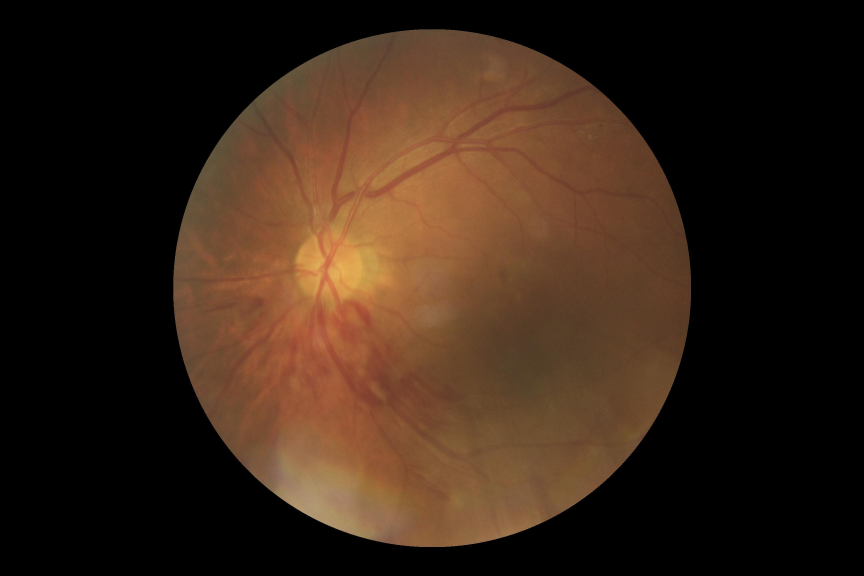
#> input picture backend/data/odir/ODIR-5K/ODIR-5K/Testing Images/1009_left.jpg, 2592 x 1728 px (shown at 1/3 size)
$ python -i oct_feature_extractor.py   (imports and definitions only)   (older library calls are emulated)
#> lines starting #> are read from the running program, lines starting #| are printed output that depends on the picture
"""
OCT Feature Extractor
Extracts 64 statistical features from grayscale OCT images:
- Gradient magnitude statistics
- Histogram distribution features
- Local Binary Pattern (LBP) features
- Texture variance features
- Statistical moments
"""
import numpy as np
import cv2
from skimage.feature import local_binary_pattern
from scipy import stats


def extract_gradient_features(image: np.ndarray) -> np.ndarray:
    """Extract gradient-based features (16 features)."""
    grad_x = cv2.Sobel(image, cv2.CV_64F, 1, 0, ksize=3)
    grad_y = cv2.Sobel(image, cv2.CV_64F, 0, 1, ksize=3)
    magnitude = np.sqrt(grad_x**2 + grad_y**2)

    features = []
    for region in np.array_split(magnitude, 4):
        features.extend([
            np.mean(region),
            np.std(region),
            np.max(region),
            float(np.percentile(region, 75)),
        ])
    return np.array(features, dtype=np.float32)


def extract_histogram_features(image: np.ndarray) -> np.ndarray:
    """Extract histogram distribution features (16 features)."""
    hist = cv2.calcHist([image], [0], None, [256], [0, 256]).flatten()
    hist = hist / (hist.sum() + 1e-7)

    features = []
    # Split histogram into 4 quartile bins
    quartiles = np.array_split(hist, 4)
    for q in quartiles:
        features.extend([
            np.sum(q),
            np.mean(q),
            np.std(q),
            float(np.argmax(q)),
        ])
    return np.array(features, dtype=np.float32)


def extract_lbp_features(image: np.ndarray) -> np.ndarray:
    """Extract Local Binary Pattern features (16 features)."""
    radius = 3
    n_points = 8 * radius
    lbp = local_binary_pattern(image, n_points, radius, method="uniform")

    # LBP histogram
    n_bins = n_points + 2
    hist, _ = np.histogram(lbp, bins=n_bins, range=(0, n_bins), density=True)

    # Pad or truncate to 16 features
    if len(hist) >= 16:
        features = hist[:16]
    else:
        features = np.pad(hist, (0, 16 - len(hist)), mode="constant")

    return features.astype(np.float32)


def extract_texture_variance_features(image: np.ndarray) -> np.ndarray:
    """Extract texture variance features using sliding windows (8 features)."""
    h, w = image.shape
    features = []

    # Split image into 2x4 grid and compute variance in each patch
    for row_patch in np.array_split(image, 2, axis=0):
        for col_patch in np.array_split(row_patch, 4, axis=1):
            features.append(np.var(col_patch))

    return np.array(features, dtype=np.float32)


def extract_statistical_moments(image: np.ndarray) -> np.ndarray:
    """Extract statistical moments (8 features)."""
    flat = image.flatten().astype(np.float64)

    features = [
        np.mean(flat),
        np.std(flat),
        float(stats.skew(flat)),
        float(stats.kurtosis(flat)),
        float(np.median(flat)),
        float(np.percentile(flat, 25)),
        float(np.percentile(flat, 75)),
        float(np.percentile(flat, 75) - np.percentile(flat, 25)),  # IQR
    ]

    return np.array(features, dtype=np.float32)


def extract_features(image: np.ndarray, target_size: tuple[int, int] = (224, 224)) -> np.ndarray:
    """
    Extract all 64 features from an OCT image.

    Args:
        image: Input image (grayscale or BGR).
        target_size: Resize dimensions.

    Returns:
        np.ndarray of shape (64,) with all features.
    """
    # Convert to grayscale if needed
    if len(image.shape) == 3:
        image = cv2.cvtColor(image, cv2.COLOR_BGR2GRAY)

    # Resize
    image = cv2.resize(image, target_size)

    # Extract all feature groups
    gradient = extract_gradient_features(image)      # 16
    histogram = extract_histogram_features(image)     # 16
    lbp = extract_lbp_features(image)                 # 16
    texture = extract_texture_variance_features(image) # 8
    moments = extract_statistical_moments(image)       # 8

    features = np.concatenate([gradient, histogram, lbp, texture, moments])
    assert features.shape == (64,), f"Expected 64 features, got {features.shape[0]}"

    return features

>>> import cv2
>>> picture = cv2.imread('../../data/odir/ODIR-5K/ODIR-5K/Testing Images/1009_left.jpg')
#> picture is the input picture: shape (1728, 2592, 3); mean B, G, R 22.7, 35.9, 54.5
>>> result = extract_features(picture)
#> in extract_features, `image = cv2.cvtColor(image, cv2.COLOR_BGR2GRAY)`:
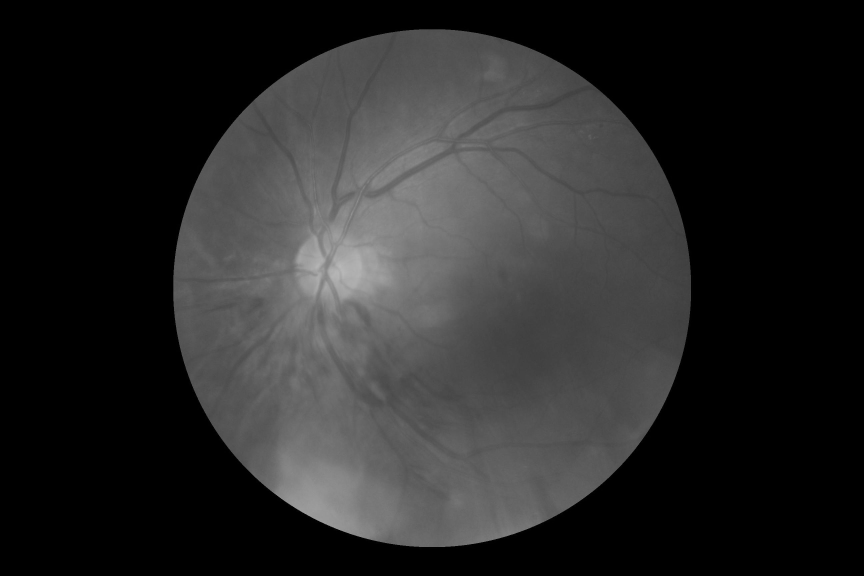
#> image: shape (1728, 2592) (shown at 1/3 size); min 0, max 186, mean 40
#> in extract_features, `image = cv2.resize(image, target_size)`:
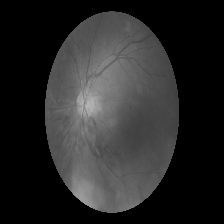
#> image: shape (224, 224); min 0, max 181, mean 39.9
#> in extract_gradient_features, `grad_x = cv2.Sobel(image, cv2.CV_64F, 1, 0, ksize=3)`:
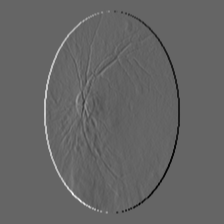
#> grad_x: shape (224, 224) float64; min -368, max 560, mean 0; drawn with min black and max white
#> in extract_gradient_features, `grad_y = cv2.Sobel(image, cv2.CV_64F, 0, 1, ksize=3)`:
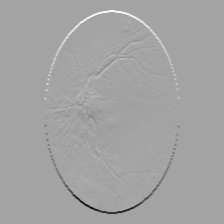
#> grad_y: shape (224, 224) float64; min -611, max 341, mean 0; drawn with min black and max white
#> in extract_gradient_features, `magnitude = np.sqrt(grad_x**2 + grad_y**2)`:
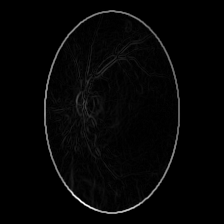
#> magnitude: shape (224, 224) float64; min 0, max 686.5, mean 14.6; drawn with min black and max white
#> the loop in extract_gradient_features, `for region in np.array_split(magnitude, 4):` made 4 passes
#> after the loop in extract_gradient_features, `for region in np.array_split(magnitude, 4):`: features = [11.62, 45.21, 379.1, 6, 16.84, 42.89, 403.9, 16.12, 14.86, 42.49, 388.6, 14.14, 15.16, 64.52, 686.5, 7.07]
#> in extract_features, `gradient = extract_gradient_features(image)`: gradient has the same summary as features in extract_gradient_features
#> in extract_histogram_features, `hist = cv2.calcHist([image], [0], None, [256], [0, 256]).flatten()`: hist = 256 values, max 28568 at index 0, min 0 at index 14, mean 196
#> in extract_histogram_features, `hist = hist / (hist.sum() + 1e-7)`: hist = 256 values, max 0.569 at index 0, min 0 at index 14, mean 0.00391
#> in extract_histogram_features, `quartiles = np.array_split(hist, 4)`: quartiles = 4 items
#> the loop in extract_histogram_features, `for q in quartiles:` made 4 passes
#> after the loop in extract_histogram_features, `for q in quartiles:`: features = [0.577, 0.00902, 0.0706, 0, 0.392, 0.00612, 0.00289, 19, 0.031, 0.000485, 0.000486, 2, 0, 0, 0, 0]
#> in extract_features, `histogram = extract_histogram_features(image)`: histogram has the same summary as features in extract_histogram_features
#> in extract_lbp_features, `lbp = local_binary_pattern(image, n_points, radius, method="uniform")`:
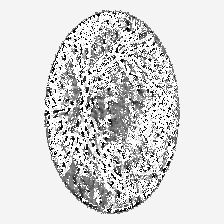
#> lbp: shape (224, 224) float64; min 0, max 25, mean 21.3; drawn with min black and max white
#> in extract_lbp_features, `hist, _ = np.histogram(lbp, bins=n_bins, range=(0, n_bins), density=Tr..`: hist = 26 values, max 0.587 at index 24, min 0.00409 at index 18, mean 0.0385
#> in extract_lbp_features, `features = hist[:16]`: features = [0.0141, 0.0105, 0.00644, 0.00638, 0.00596, 0.00638, 0.00678, 0.00745, 0.00921, 0.0111, 0.013, 0.0181, 0.0177, 0.0188, 0.0115, 0.00989]
#> in extract_features, `lbp = extract_lbp_features(image)`: lbp has the same summary as features in extract_lbp_features
#> the loop in extract_texture_variance_features, `for row_patch in np.array_split(image, 2, axis=0):` made 2 passes
#> after the loop in extract_texture_variance_features, `for row_patch in np.array_split(image, 2, axis=0):`:
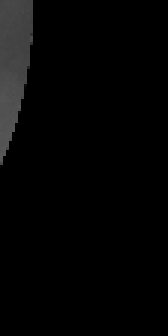
#> col_patch: shape (112, 56) (shown 3 times larger); min 0, max 88, mean 4.9
#> after the loop in extract_texture_variance_features, `for row_patch in np.array_split(image, 2, axis=0):`: features = [482.6, 2364.5, 1491.7, 289, 456.6, 2139.1, 1302.1, 335.1]
#> in extract_features, `texture = extract_texture_variance_features(image)`: texture has the same summary as features in extract_texture_variance_features
#> in extract_statistical_moments, `features = [ np.mean(flat), np.std(flat), float(stats.skew(flat)), flo..`: features = [39.95, 48.38, 0.559, -1.29, 0, 0, 86, 86]
#> in extract_features, `features = np.concatenate([gradient, histogram, lbp, texture, moments])`: features = 64 values, max 2364.5 at index 49, min -1.29 at index 59, mean 176.5
#> result has the same summary as features in extract_features

$ run again, on backend/data/odir/ODIR-5K/ODIR-5K/Testing Images/1042_left.jpg
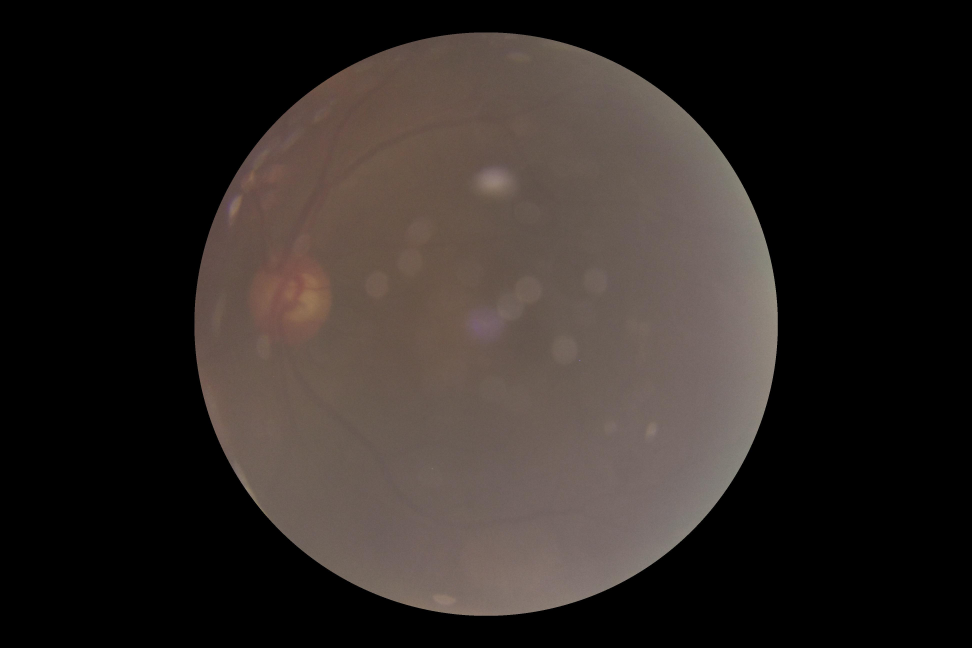
#> input picture backend/data/odir/ODIR-5K/ODIR-5K/Testing Images/1042_left.jpg, 3888 x 2592 px (shown at 1/4 size)
#> picture is the input picture: shape (2592, 3888, 3); mean B, G, R 36.7, 40, 46.8
#> the loop in extract_gradient_features, `for region in np.array_split(magnitude, 4):` made 4 passes
#> after the loop in extract_gradient_features, `for region in np.array_split(magnitude, 4):`: features = [12.17, 55.78, 556.9, 5.1, 15.51, 58.46, 613.6, 11.66, 14.05, 61.27, 601.1, 9.49, 14.15, 68.6, 585, 4.47]
#> gradient has the same summary as features in extract_gradient_features
#> in extract_histogram_features, `hist = cv2.calcHist([image], [0], None, [256], [0, 256]).flatten()`: hist = 256 values, max 28691 at index 0, min 0 at index 14, mean 196
#> in extract_histogram_features, `hist = hist / (hist.sum() + 1e-7)`: hist = 256 values, max 0.572 at index 0, min 0 at index 14, mean 0.00391
#> quartiles = 4 items
#> the loop in extract_histogram_features, `for q in quartiles:` made 4 passes
#> after the loop in extract_histogram_features, `for q in quartiles:`: features = [0.575, 0.00899, 0.0709, 0, 0.417, 0.00651, 0.00678, 24, 0.00793, 0.000124, 0.0003, 0, 0, 0, 0, 0]
#> histogram has the same summary as features in extract_histogram_features
#> in extract_lbp_features, `lbp = local_binary_pattern(image, n_points, radius, method="uniform")`:
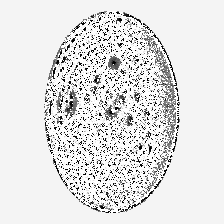
#> lbp: shape (224, 224) float64; min 0, max 25, mean 22.2; drawn with min black and max white
#> in extract_lbp_features, `hist, _ = np.histogram(lbp, bins=n_bins, range=(0, n_bins), density=Tr..`: hist = 26 values, max 0.6 at index 24, min 0.00181 at index 18, mean 0.0385
#> in extract_lbp_features, `features = hist[:16]`: features = [0.0225, 0.0177, 0.00721, 0.00407, 0.00327, 0.00285, 0.00293, 0.00329, 0.00403, 0.005, 0.0057, 0.0067, 0.0066, 0.00797, 0.00516, 0.00361]
#> in extract_features, `lbp = extract_lbp_features(image)`: lbp has the same summary as features in extract_lbp_features
#> the loop in extract_texture_variance_features, `for row_patch in np.array_split(image, 2, axis=0):` made 2 passes
#> after the loop in extract_texture_variance_features, `for row_patch in np.array_split(image, 2, axis=0):`:
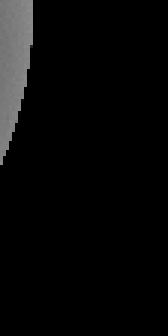
#> col_patch: shape (112, 56) (shown 3 times larger); min 0, max 139, mean 8.5
#> after the loop in extract_texture_variance_features, `for row_patch in np.array_split(image, 2, axis=0):`: features = [463.8, 1377.6, 1629, 1005.2, 563.3, 1639.8, 1985.4, 1001.2]
#> texture has the same summary as features in extract_texture_variance_features
#> in extract_statistical_moments, `features = [ np.mean(flat), np.std(flat), float(stats.skew(flat)), flo..`: features = [41.65, 48.98, 0.374, -1.76, 0, 0, 93, 93]
#> in extract_features, `features = np.concatenate([gradient, histogram, lbp, texture, moments])`: features = 64 values, max 1985.4 at index 54, min -1.76 at index 59, mean 197.7
#> result has the same summary as features in extract_features

$ run again, on backend/data/odir/ODIR-5K/ODIR-5K/Testing Images/1076_left.jpg
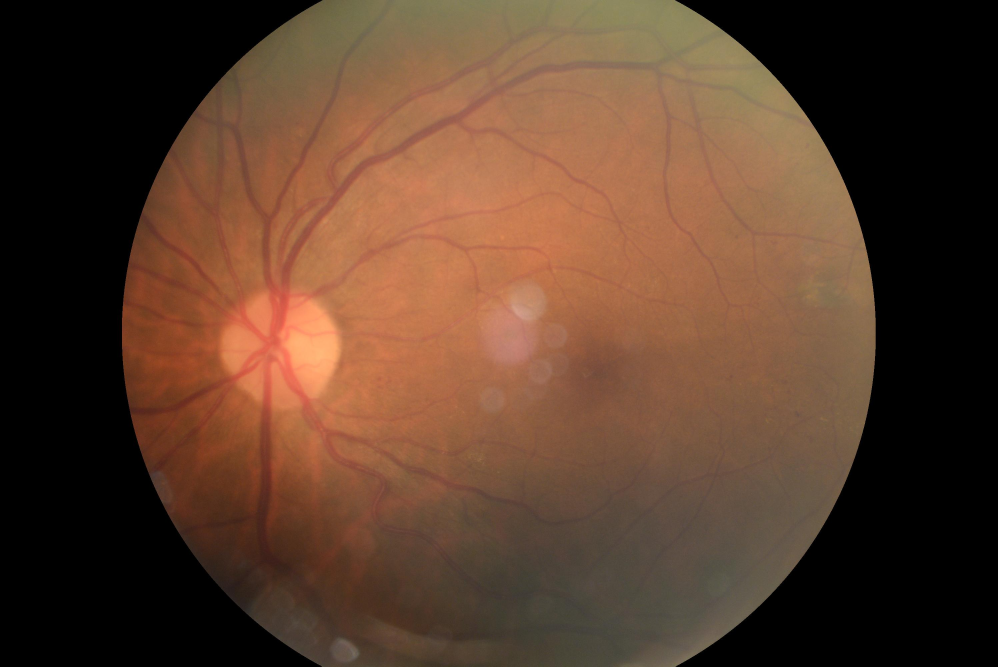
#> input picture backend/data/odir/ODIR-5K/ODIR-5K/Testing Images/1076_left.jpg, 2992 x 2000 px (shown at 1/3 size)
#> picture is the input picture: shape (2000, 2992, 3); mean B, G, R 43.8, 61.6, 90
#> the loop in extract_gradient_features, `for region in np.array_split(magnitude, 4):` made 4 passes
#> after the loop in extract_gradient_features, `for region in np.array_split(magnitude, 4):`: features = [17.99, 59.96, 605.2, 13.93, 21.99, 54.31, 583.8, 20.59, 20.64, 47.45, 473.3, 19.85, 13.57, 42.67, 478.5, 12.65]
#> gradient has the same summary as features in extract_gradient_features
#> in extract_histogram_features, `hist = cv2.calcHist([image], [0], None, [256], [0, 256]).flatten()`: hist = 256 values, max 17798 at index 0, min 0 at index 13, mean 196
#> in extract_histogram_features, `hist = hist / (hist.sum() + 1e-7)`: hist = 256 values, max 0.355 at index 0, min 0 at index 13, mean 0.00391
#> quartiles = 4 items
#> the loop in extract_histogram_features, `for q in quartiles:` made 4 passes
#> after the loop in extract_histogram_features, `for q in quartiles:`: features = [0.404, 0.00631, 0.0439, 0, 0.416, 0.00651, 0.00129, 30, 0.179, 0.00279, 0.00423, 3, 0.000957, 1.49e-05, 5.68e-05, 0]
#> histogram has the same summary as features in extract_histogram_features
#> in extract_lbp_features, `lbp = local_binary_pattern(image, n_points, radius, method="uniform")`:
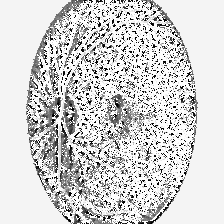
#> lbp: shape (224, 224) float64; min 0, max 25, mean 20.6; drawn with min black and max white
#> in extract_lbp_features, `hist, _ = np.histogram(lbp, bins=n_bins, range=(0, n_bins), density=Tr..`: hist = 26 values, max 0.385 at index 24, min 0.00562 at index 19, mean 0.0385
#> in extract_lbp_features, `features = hist[:16]`: features = [0.0277, 0.0191, 0.0108, 0.00909, 0.00785, 0.00753, 0.00775, 0.00867, 0.00939, 0.0112, 0.0141, 0.0179, 0.0174, 0.0169, 0.0112, 0.00943]
#> in extract_features, `lbp = extract_lbp_features(image)`: lbp has the same summary as features in extract_lbp_features
#> the loop in extract_texture_variance_features, `for row_patch in np.array_split(image, 2, axis=0):` made 2 passes
#> after the loop in extract_texture_variance_features, `for row_patch in np.array_split(image, 2, axis=0):`:
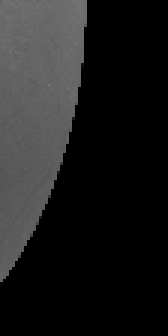
#> col_patch: shape (112, 56) (shown 3 times larger); min 0, max 115, mean 29.5
#> after the loop in extract_texture_variance_features, `for row_patch in np.array_split(image, 2, axis=0):`: features = [1810.8, 593, 386.9, 3269.6, 1366.8, 1280, 375.8, 2023.6]
#> texture has the same summary as features in extract_texture_variance_features
#> in extract_statistical_moments, `features = [ np.mean(flat), np.std(flat), float(stats.skew(flat)), flo..`: features = [68.01, 55.38, -0.148, -1.54, 82, 0, 119, 119]
#> in extract_features, `features = np.concatenate([gradient, histogram, lbp, texture, moments])`: features = 64 values, max 3269.6 at index 51, min -1.54 at index 59, mean 219.8
#> result has the same summary as features in extract_features
